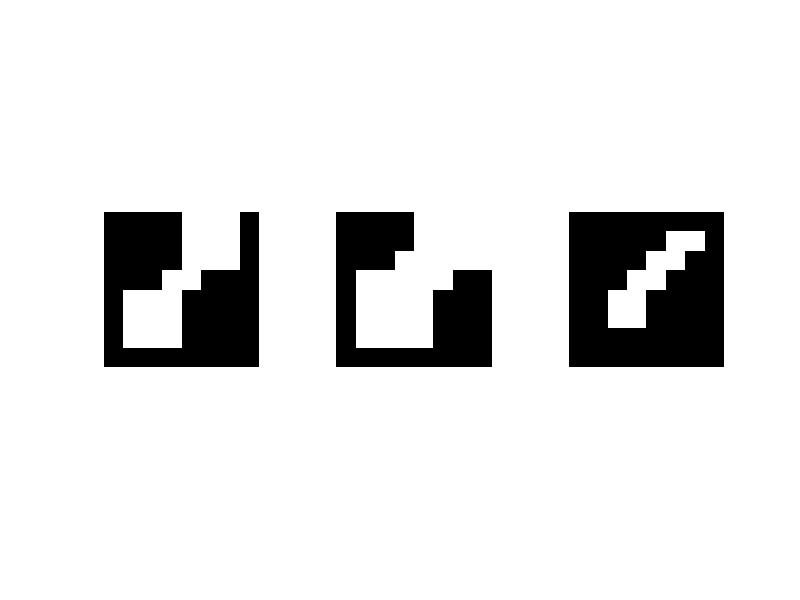

Source code (MATLAB):
im1=zeros(8,8);
im1(1,5)=1;
im1(1,6)=1;
im1(1,7)=1;
im1(2,5)=1;
im1(2,6)=1;
im1(2,7)=1;
im1(3,5)=1;
im1(3,6)=1;
im1(3,7)=1;
im1(4,4)=1;
im1(4,5)=1;
im1(5,2)=1;
im1(5,3)=1;
im1(5,4)=1;
im1(6,2)=1;
im1(6,3)=1;
im1(6,4)=1;
im1(7,2)=1;
im1(7,3)=1;
im1(7,4)=1;
im3=zeros(10,10);
for i=2:9
    for j=2:9
        im3(i,j)=im1(i-1,j-1);
    end
end
im2=zeros(8,8);
im4=zeros(8,8);

for i=1:8
    for j=1:8
        if((im3(i+1,j)==1)||(im3(i+1,j+2)==1)&&(im3(i,j+1)==1)|| (im3(i+2,j+1)==1) || (im3(i+1,j+1)==1))
            im2(i,j)=1;
        else
            im2(i,j)=0;
        end
    end
end
for i=2:9
    for j=2:9
        im3(i,j)=im2(i-1,j-1);
    end
end
for i=1:8
    for j=1:8
        if((im3(i+1,j)==1)&&(im3(i+1,j+2)==1)&&(im3(i,j+1)==1)&& (im3(i+2,j+1)==1) && (im3(i+1,j+1)==1))
            im4(i,j)=1;
        else
            im4(i,j)=0;
        end
    end
end
subplot(1,3,1);
imshow(im1);
subplot(1,3,2);
imshow(im2);
subplot(1,3,3);
imshow(im4);